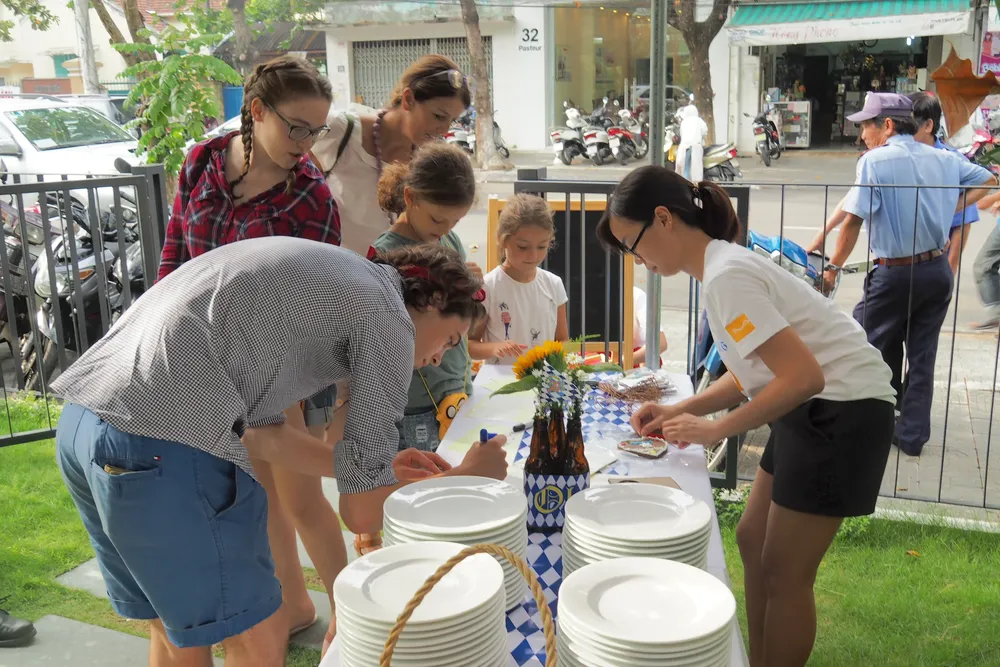
#> input picture assets/processed_webp/2016/PA080419.webp, 1000 x 667 px, shrunk from 1920 x 1280 before the run, found by its file name
$ python fix_rotate_PA080419_left.py
#> lines starting #> are read from the running program, lines starting #| are printed output that depends on the picture
import os
from PIL import Image
import cloudinary
import cloudinary.uploader

CLOUDINARY_URL = "cloudinary://641311313265633:EzLESw_QAEtrCQufZAJ7ghWgKi4@ren3b5dq"
cloudinary.config(cloudinary_url=CLOUDINARY_URL)
#> (this line was passed over: cloudinary is not available in this run)

WEBP_PATH = "/Applications/Working/Website/Oktoberfest/assets/processed_webp/2016/PA080419.webp"

if os.path.exists(WEBP_PATH):
    print("Rotating current PA080419.webp 90 degrees to the LEFT...")
    with Image.open(WEBP_PATH) as img:
        # Rotate 90 degrees counter-clockwise (to the left)
#> img is the input picture: PIL image 1000x667 RGB; mean R, G, B 134.6, 131.8, 118.3
        rotated_img = img.rotate(90, expand=True)
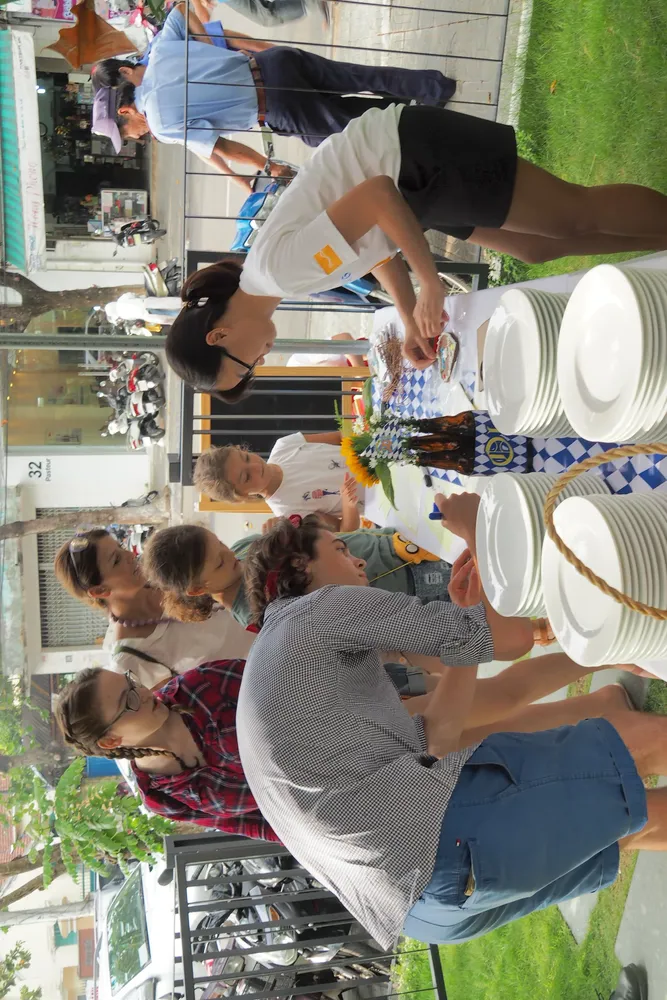
#> rotated_img: PIL image 667x1000 RGB; mean R, G, B 134.6, 131.8, 118.3
        rotated_img.save(WEBP_PATH, "WEBP", quality=85, optimize=True)
        print(f"Saved {WEBP_PATH} ({rotated_img.width}x{rotated_img.height})")
#| Saved /Applications/Working/Website/Oktoberfest/assets/processed_webp/2016/PA080419.webp (667x1000)

    public_id = "oktoberfest/2016/PA080419"
    print(f"Re-uploading PA080419 to Cloudinary: {public_id}...")
#> (the run stopped early here; a loop or call above may not have finished)

$ run again, with assets/processed_webp/2016/PA070410.webp copied over assets/processed_webp/2016/PA080419.webp
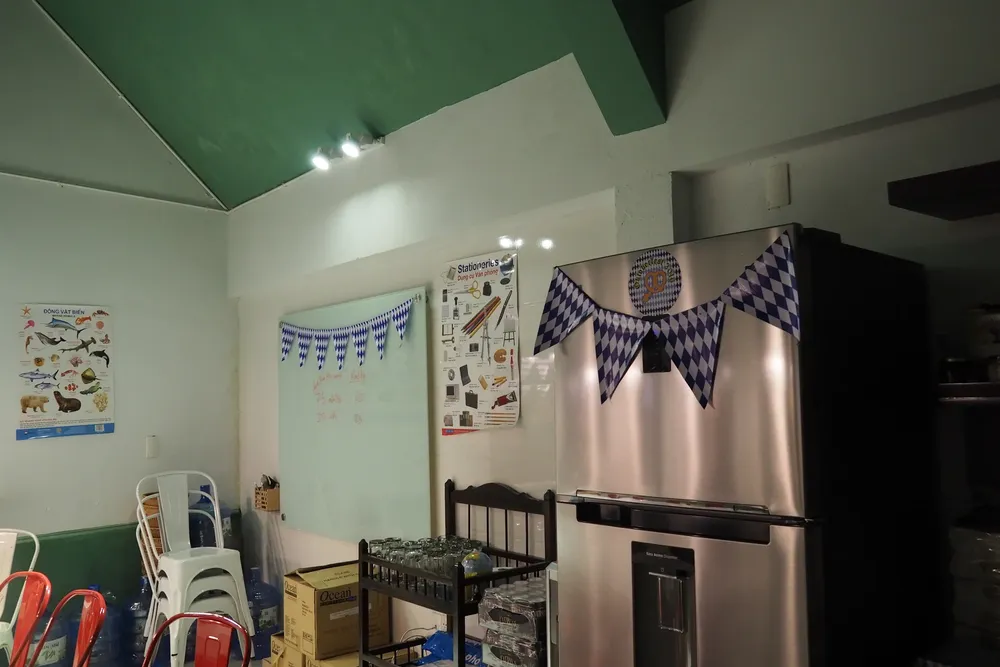
#> input picture assets/processed_webp/2016/PA070410.webp, 1000 x 667 px, shrunk from 1920 x 1280 before the run, found by its file name
#> img is the input picture: PIL image 1000x667 RGB; mean R, G, B 94.4, 95.5, 82
#> `rotated_img = img.rotate(90, expand=True)`:
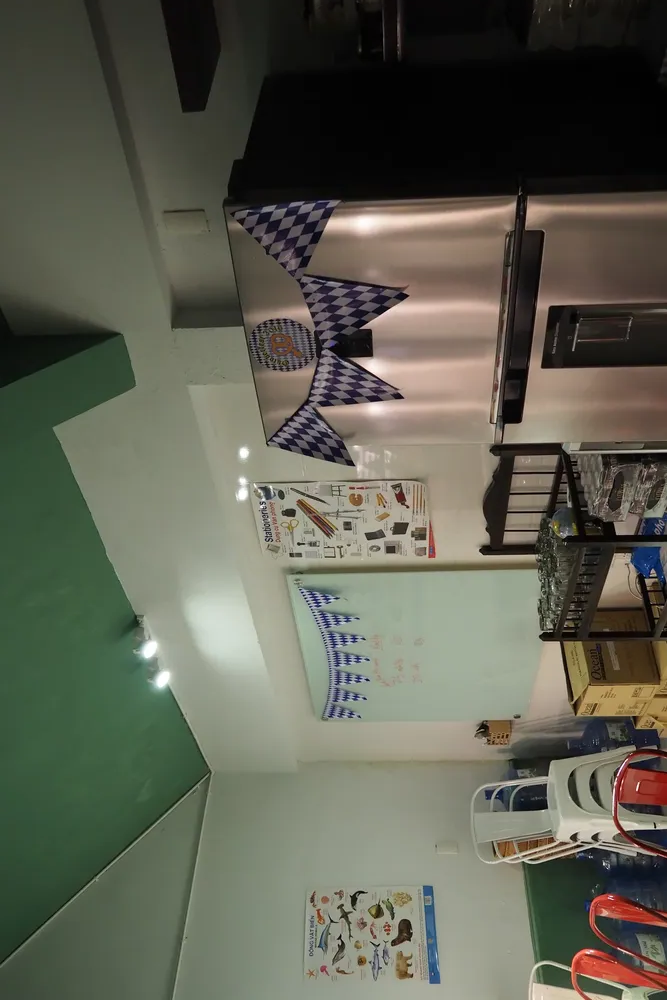
#> rotated_img: PIL image 667x1000 RGB; mean R, G, B 94.4, 95.5, 82
#| Saved /Applications/Working/Website/Oktoberfest/assets/processed_webp/2016/PA080419.webp (667x1000)

$ run again, with assets/processed_webp/2016/PA080414.webp copied over assets/processed_webp/2016/PA080419.webp
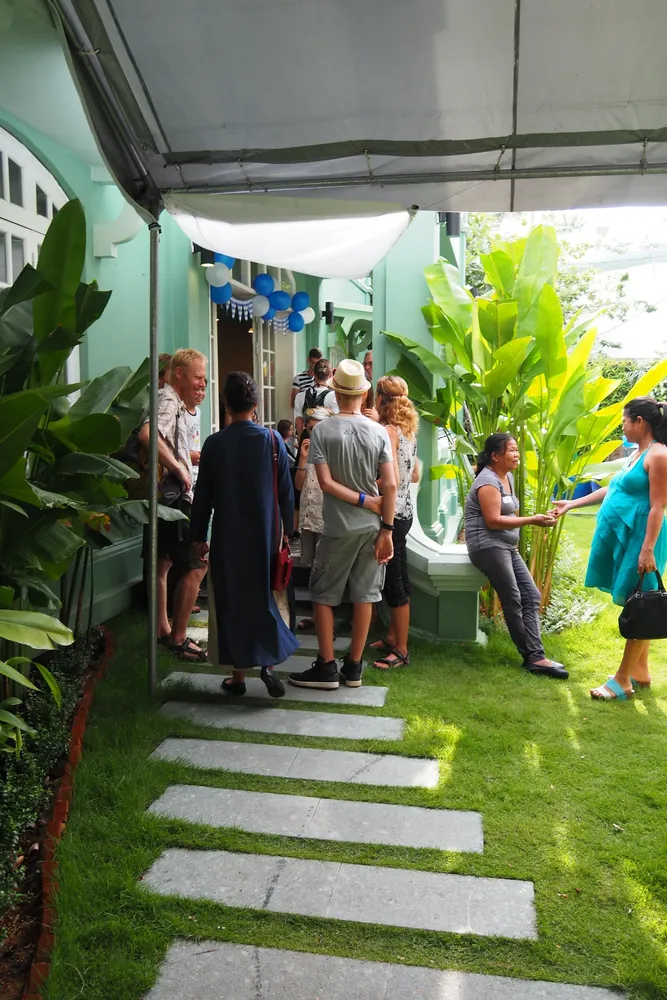
#> input picture assets/processed_webp/2016/PA080414.webp, 667 x 1000 px, shrunk from 1280 x 1920 before the run, found by its file name
#> img is the input picture: PIL image 667x1000 RGB; mean R, G, B 111.2, 122.2, 90.8
#> `rotated_img = img.rotate(90, expand=True)`:
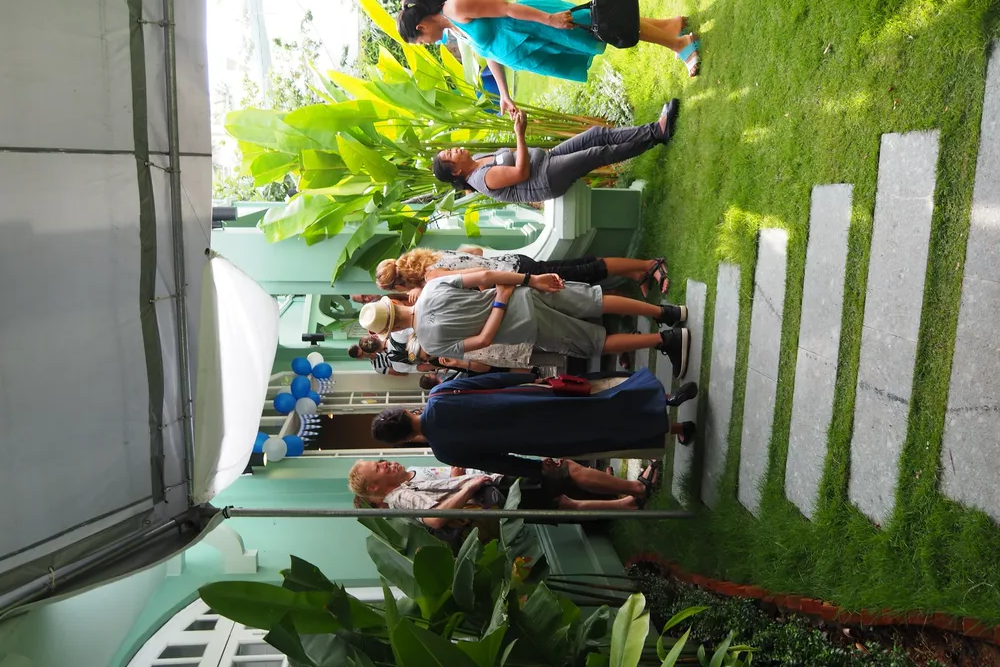
#> rotated_img: PIL image 1000x667 RGB; mean R, G, B 111.2, 122.2, 90.8
#| Saved /Applications/Working/Website/Oktoberfest/assets/processed_webp/2016/PA080419.webp (1000x667)

$ run again, with assets/processed_webp/2016/PA080433.webp copied over assets/processed_webp/2016/PA080419.webp
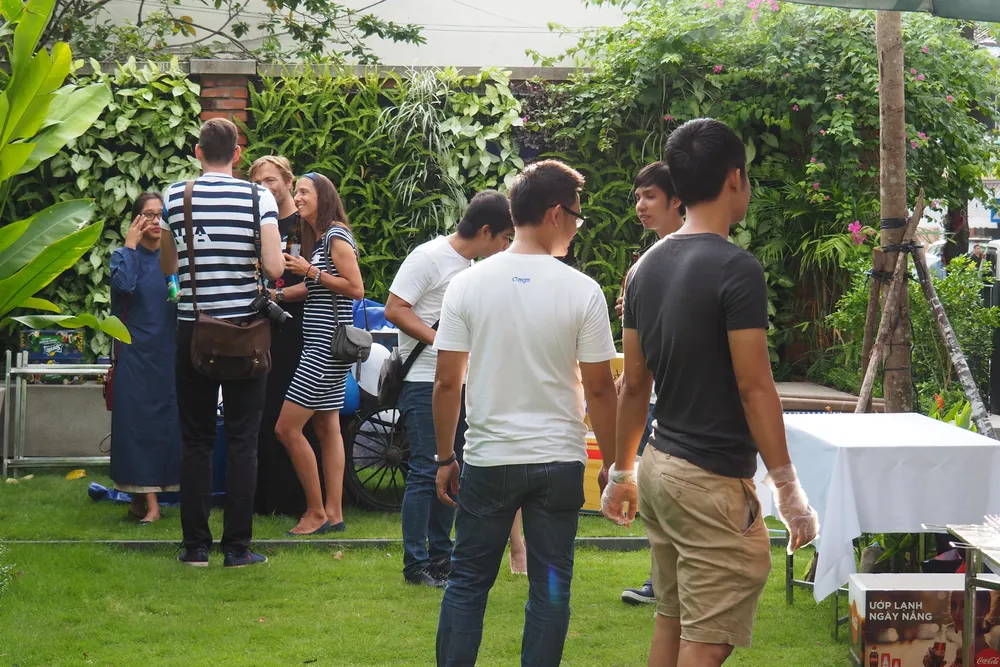
#> input picture assets/processed_webp/2016/PA080433.webp, 1000 x 667 px, shrunk from 1920 x 1280 before the run, found by its file name
#> img is the input picture: PIL image 1000x667 RGB; mean R, G, B 106.9, 111.6, 83.8
#> `rotated_img = img.rotate(90, expand=True)`:
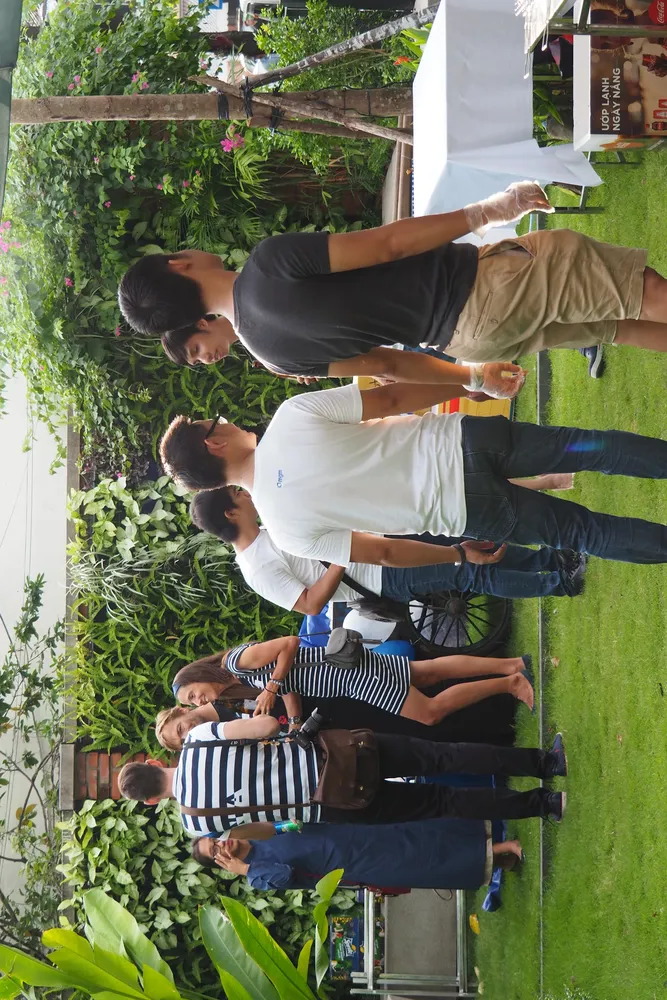
#> rotated_img: PIL image 667x1000 RGB; mean R, G, B 106.9, 111.6, 83.8
#| Saved /Applications/Working/Website/Oktoberfest/assets/processed_webp/2016/PA080419.webp (667x1000)
